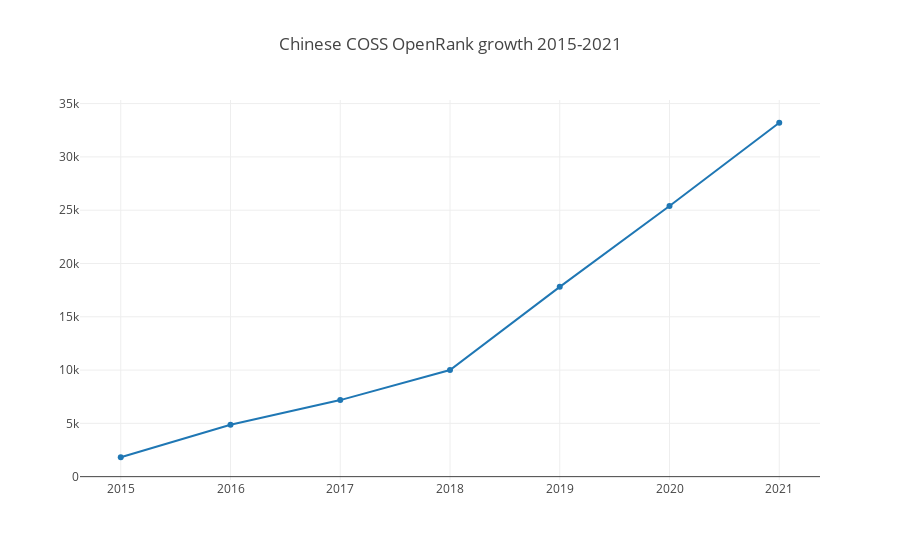

Notebook cell for this chart:
### Markdown cell above
## OpenRank growth for global COSS

### Code cell
openDigger.index.openrank.getRepoOpenrank({
    labelIntersect: [':companies/coss', ':regions/China'],
    startYear: 2015,
    endYear: 2021,
    startMonth: 1,
    endMonth: 12,
    groupTimeRange: 'year',
    groupBy: 'Company',
    limit: -1
}).then(data => {
    var x = [2015, 2016, 2017, 2018, 2019, 2020, 2021];
    var y = [];
    for (var i = 0; i < x.length; i++) {
        var openrank = 0;
        data.forEach(row => openrank += row.open_rank[i]);
        y.push(openrank);
    }
    openDigger.render.plotly([{
        x,
        y,
        name: 'openrank'
    }], {title: 'Chinese COSS OpenRank growth 2015-2021'});
});

### Figure 1 — Plotly figure (JSON) as saved in the notebook; plotly's stock layout.template omitted (floating-point values rounded to 4 significant figures)
{"data": [{"name": "openrank", "x": [2015, 2016, 2017, 2018, 2019, 2020, 2021], "y": [1820.0, 4871.0, 7183.0, 10000.0, 17810.0, 25390.0, 33200.0]}], "layout": {"autosize": true, "title": {"text": "Chinese COSS OpenRank growth 2015-2021"}, "xaxis": {"autorange": true, "range": [2015.0, 2021.0], "type": "linear"}, "yaxis": {"autorange": true, "range": [-769.7, 35790.0], "type": "linear"}}}
